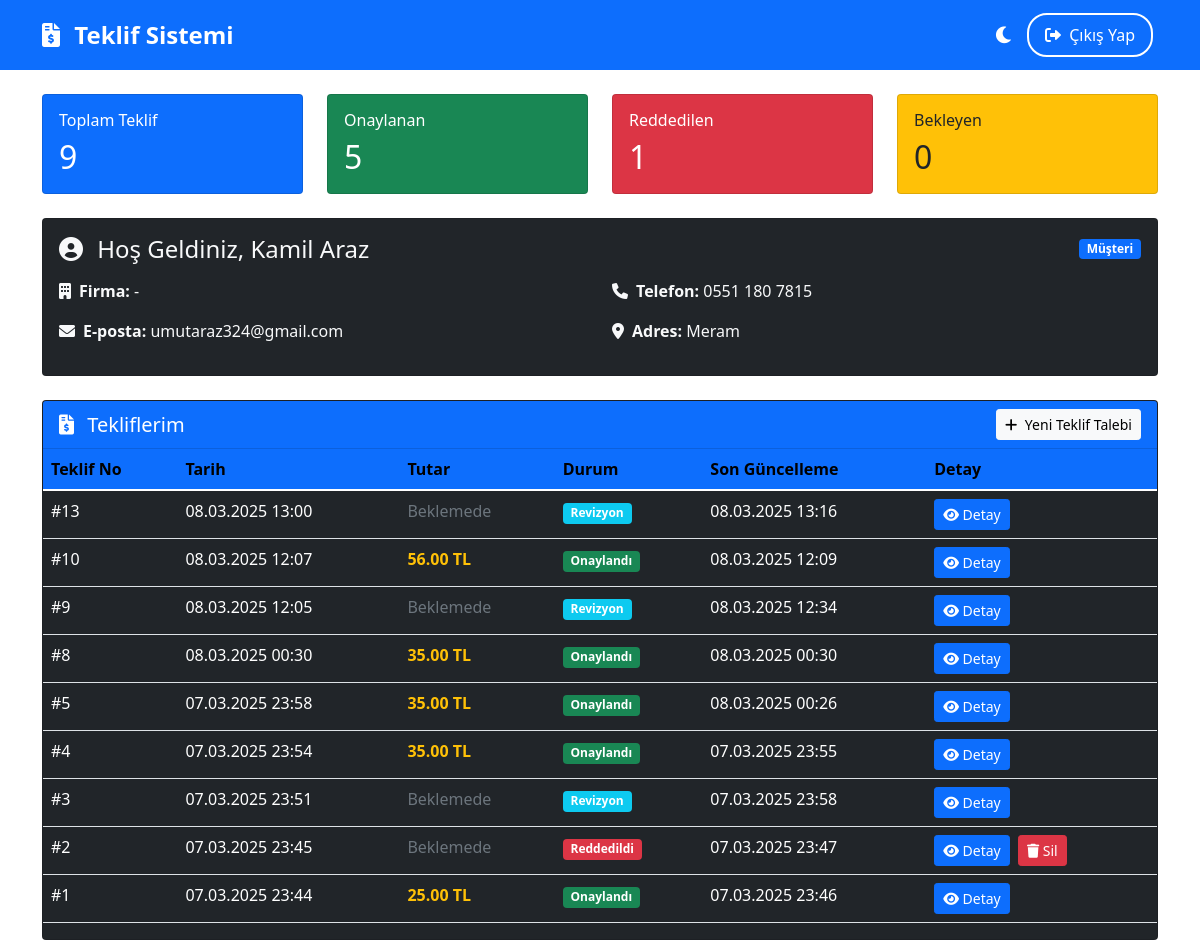
Page /musteri-paneli/ (signed in) on the earlier database version.
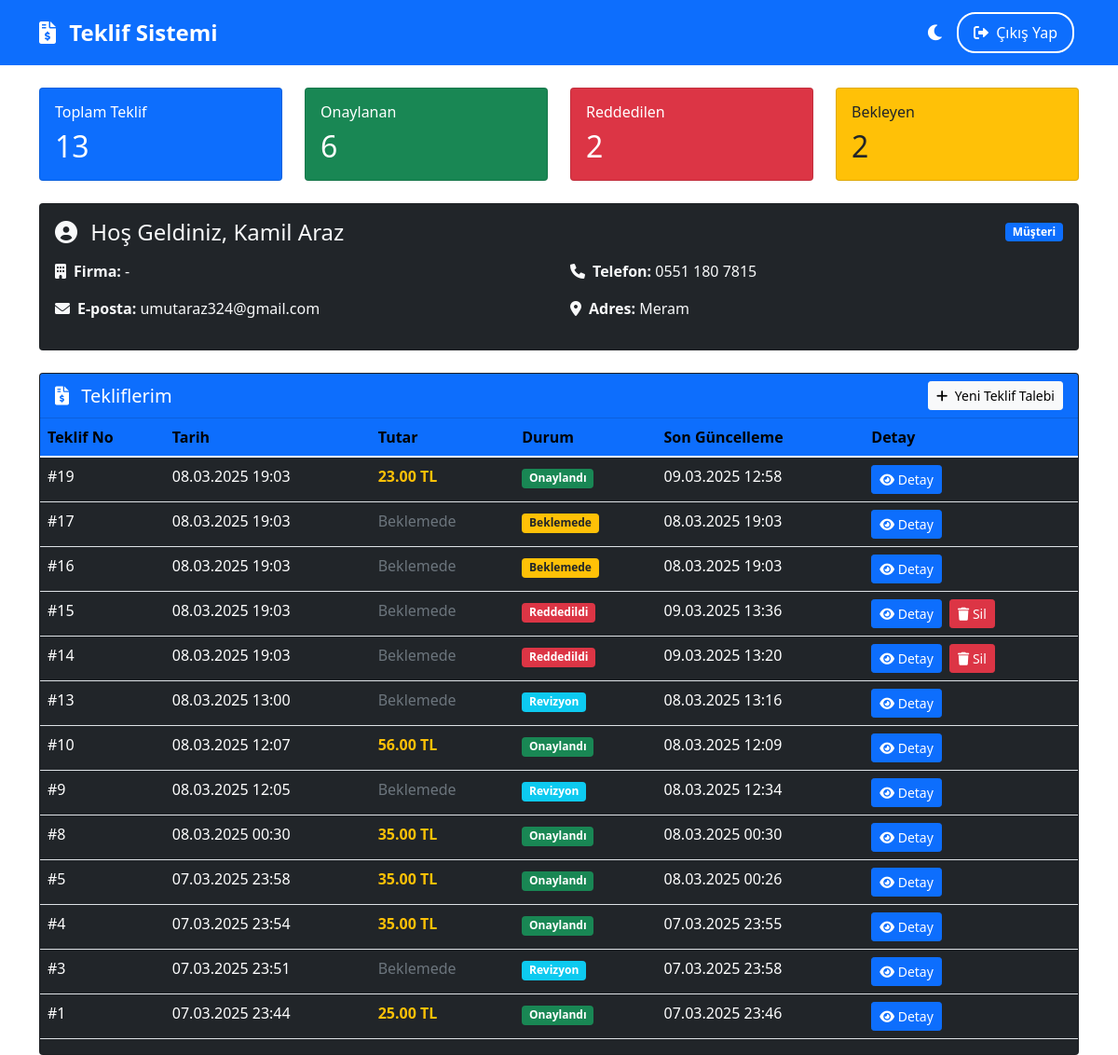
Same page on the later database version.
### musteri/models.py (models this page shows, shortened)
class Musteri(models.Model):
    user = models.ForeignKey(User, on_delete=models.CASCADE, null=True, blank=True)
    ad_soyad = models.CharField(max_length=100)
    email = models.EmailField(unique=True)
    telefon = models.CharField(max_length=20)
    firma_adi = models.CharField(max_length=100, blank=True)
    adres = models.TextField()
    created_at = models.DateTimeField(auto_now_add=True)
    class Meta:
        verbose_name = 'Müşteri'
        verbose_name_plural = 'Müşteriler'

### teklifler/models.py (models this page shows)
class Teklif(models.Model):
    DURUM_CHOICES = (
        ('BEKLEMEDE', 'Beklemede'),
        ('ONAYLANDI', 'Onaylandı'),
        ('REDDEDILDI', 'Reddedildi'),
        ('REVIZYON', 'Revizyon'),
    )
    musteri = models.ForeignKey(Musteri, on_delete=models.CASCADE)
    urunler = models.ManyToManyField(Urun, through='TeklifUrunu')
    toplam_tutar = models.DecimalField(max_digits=10, decimal_places=2)
    durum = models.CharField(
        max_length=20,
        choices=DURUM_CHOICES,
        default='BEKLEMEDE'
    )
    notlar = models.TextField(blank=True)
    created_at = models.DateTimeField(auto_now_add=True)
    updated_at = models.DateTimeField(auto_now=True)
    created_by = models.ForeignKey(User, on_delete=models.SET_NULL, null=True)

### musteri/views.py (the view)
# urls.py: path('musteri-paneli/', musteri_paneli, name='musteri_paneli'),
@login_required
def musteri_paneli(request):
    try:
        if request.user.profile.is_firma_sahibi:
            messages.error(request, 'Firma sahipleri müşteri paneline erişemez.')
            return redirect('firma_sahibi_paneli')
        musteri = request.user.musteri_set.first()
        if not musteri:
            messages.warning(request, 'Müşteri profiliniz eksik. Lütfen müşteri bilgilerinizi tamamlayın.')
            return redirect('musteri_talep_formu')
        teklifler = Teklif.objects.filter(musteri=musteri)
        teklifler_data = {
            'all': teklifler.order_by('-created_at'),
            'count': teklifler.count(),
            'onaylanan': teklifler.filter(durum='ONAYLANDI').count(),
            'reddedilen': teklifler.filter(durum='REDDEDILDI').count(),
            'bekleyen': teklifler.filter(durum='BEKLEMEDE').count()
        }
        bildirimler = Bildirim.objects.filter(musteri=musteri, okundu=False)
        return render(request, 'musteri/musteri_paneli.html', {
            'musteri': musteri,
            'teklifler': teklifler_data,
            'bildirimler': bildirimler,
            'bildirim_sayisi': bildirimler.count()
        })
    except Exception as e:
        logger.error(f"Müşteri paneli hatası: {str(e)}")
        messages.error(request, 'Bir hata oluştu. Lütfen daha sonra tekrar deneyin.')
        return redirect('anasayfa')

### templates/musteri/musteri_paneli.html (shortened to what this page needs)
{% extends 'base.html' %}
{% block content %}
<div class="container mt-4">
    <div class="row mb-4">
        <div class="col-md-3">
            <div class="card bg-primary text-white">
                <div class="card-body">
                    <h6 class="card-title">Toplam Teklif</h6>
                    <h2 class="mb-0">{{ teklifler.count }}</h2>
                </div>
            </div>
        </div>
        <div class="col-md-3">
            <div class="card bg-success text-white">
                <div class="card-body">
                    <h6 class="card-title">Onaylanan</h6>
                    <h2 class="mb-0">{{ teklifler.onaylanan }}</h2>
                </div>
            </div>
        </div>
        <div class="col-md-3">
            <div class="card bg-danger text-white">
                <div class="card-body">
                    <h6 class="card-title">Reddedilen</h6>
                    <h2 class="mb-0">{{ teklifler.reddedilen }}</h2>
                </div>
            </div>
        </div>
        <div class="col-md-3">
            <div class="card bg-warning text-dark">
                <div class="card-body">
                    <h6 class="card-title">Bekleyen</h6>
                    <h2 class="mb-0">{{ teklifler.bekleyen }}</h2>
                </div>
            </div>
        </div>
    </div>
    <div class="row mb-4">
        <div class="col-12">
            <div class="card bg-dark text-light">
                <div class="card-body">
                    <div class="d-flex justify-content-between align-items-center mb-3">
                        <h4 class="card-title mb-0">
                            <i class="fas fa-user-circle me-2"></i>
                            Hoş Geldiniz, {{ musteri.ad_soyad }}
                        </h4>
                        <span class="badge bg-primary">Müşteri</span>
                    </div>
                    <div class="row">
                        <div class="col-md-6">
                            <p><strong><i class="fas fa-building me-2"></i>Firma:</strong> {{ musteri.firma_adi }}</p>
                            <p><strong><i class="fas fa-envelope me-2"></i>E-posta:</strong> {{ musteri.email }}</p>
                        </div>
                        <div class="col-md-6">
                            <p><strong><i class="fas fa-phone me-2"></i>Telefon:</strong> {{ musteri.telefon }}</p>
                            <p><strong><i class="fas fa-map-marker-alt me-2"></i>Adres:</strong> {{ musteri.adres }}</p>
                        </div>
                    </div>
                </div>
            </div>
        </div>
    </div>
    <div class="row">
        <div class="col-12">
            <div class="card bg-dark text-light">
                <div class="card-header bg-primary text-white d-flex justify-content-between align-items-center">
                    <h5 class="card-title mb-0">
                        <i class="fas fa-file-invoice-dollar me-2"></i>
                        Tekliflerim
                    </h5>
                    <a href="{% url 'musteri_talep_formu' %}" class="btn btn-light btn-sm">
                        <i class="fas fa-plus me-1"></i>
                        Yeni Teklif Talebi
                    </a>
                </div>
                <div class="card-body p-0">
                    <div class="table-responsive">
                        <table class="table table-hover mb-0">
                            <thead class="bg-primary text-white">
                                <tr>
                                    <th>Teklif No</th>
                                    <th>Tarih</th>
                                    <th>Tutar</th>
                                    <th>Durum</th>
                                    <th>Son Güncelleme</th>
                                    <th>Detay</th>
                                </tr>
                            </thead>
                            <tbody class="bg-dark text-white">
                                {% for teklif in teklifler.all %}
                                <tr class="border-bottom border-secondary">
                                    <td class="text-white">#{{ teklif.id }}</td>
                                    <td class="text-white">{{ teklif.created_at|date:"d.m.Y H:i" }}</td>
                                    <td>
                                        {% if teklif.toplam_tutar > 0 %}
                                            <span class="text-warning fw-bold">{{ teklif.toplam_tutar }} TL</span>
                                        {% else %}
                                            <span class="text-muted">Beklemede</span>
                                        {% endif %}
                                    </td>
                                    <td>
                                        <span class="badge {% if teklif.durum == 'BEKLEMEDE' %}bg-warning text-dark
                                              {% elif teklif.durum == 'ONAYLANDI' %}bg-success
                                              {% elif teklif.durum == 'REDDEDILDI' %}bg-danger
                                              {% else %}bg-info{% endif %}">
                                            {{ teklif.get_durum_display }}
                                        </span>
                                    </td>
                                    <td class="text-white">{{ teklif.updated_at|date:"d.m.Y H:i" }}</td>
                                    <td>
                                        <button type="button"
                                                class="btn btn-sm btn-primary"
                                                onclick="teklifDetayGoster('{{ teklif.id }}')">
                                            <i class="fas fa-eye"></i> Detay
                                        </button>
                                        {% if teklif.durum == 'REDDEDILDI' %}
                                        <button type="button"
                                                class="btn btn-sm btn-danger ms-1"
                                                onclick="teklifSil('{{ teklif.id }}')">
                                            <i class="fas fa-trash"></i> Sil
                                        </button>
                                        {% endif %}
                                    </td>
                                </tr>
                                {% endfor %}
                            </tbody>
                        </table>
                    </div>
                </div>
            </div>
        </div>
    </div>
</div>
{% endblock %}

### templates/base.html (shortened to what this page needs)
<!DOCTYPE html>
<html lang="tr" data-theme="light">
<head>
    <link href="https://cdn.jsdelivr.net/npm/bootstrap@5.1.3/dist/css/bootstrap.min.css" rel="stylesheet">
    <link href="https://cdnjs.cloudflare.com/ajax/libs/font-awesome/6.0.0/css/all.min.css" rel="stylesheet">
</head>
<body>
    <nav class="navbar navbar-expand-lg navbar-dark bg-primary">
        <div class="container">
            <a class="navbar-brand" href="/">
                <i class="fas fa-file-invoice-dollar me-2"></i>
                Teklif Sistemi
            </a>
            <div class="collapse navbar-collapse" id="navbarNav">
                <ul class="navbar-nav ms-auto align-items-center">
                    {% if user.is_authenticated %}
                        <li class="nav-item">
                            <button class="theme-toggle" id="themeToggle">
                                <i class="fas fa-moon"></i>
                            </button>
                        </li>
                        <li class="nav-item">
                            <form method="post" action="{% url 'logout' %}" class="d-inline">
                                <button type="submit" class="nav-btn nav-btn-outline">
                                    <i class="fas fa-sign-out-alt me-1"></i>
                                    Çıkış Yap
                                </button>
                            </form>
                        </li>
                    {% endif %}
                </ul>
            </div>
        </div>
    </nav>
    {% block content %}
    {% endblock %}
</body>
</html>

### templates/base.html (style rules this page uses)
:root[data-theme="light"] { --bg-color: #ffffff; --text-color: #000000; --navbar-bg: #0d6efd; --navbar-text: #ffffff; --card-bg: #ffffff; --card-border: rgba(0,0,0,0.125); --table-text: #000000; --table-bg: #ffffff; --table-border: #dee2e6; --table-hover: rgba(0,0,0,0.075); --input-bg: #ffffff; --input-text: #000000; --input-border: #ced4da; --input-focus: #80bdff; --label-text: #212529; }
body { background-color: var(--bg-color); color: var(--text-color); transition: background-color 0.3s ease, color 0.3s ease; }
.navbar { background-color: var(--navbar-bg) !important; color: var(--navbar-text); }
.card { background-color: var(--card-bg); border-color: var(--card-border); }
.nav-btn { padding: 8px 16px; margin: 5px; border-radius: 20px; transition: all 0.3s ease; width: 100%; }
@media (min-width: 768px) { .nav-btn { width: auto; } }
.nav-btn-outline { background-color: transparent; color: #fff; border: 2px solid #fff; }
.navbar-brand { font-size: 1.2rem; font-weight: bold; }
@media (min-width: 768px) { .navbar-brand { font-size: 1.5rem; } }
.table-responsive { margin-bottom: 1rem; overflow-x: auto; -webkit-overflow-scrolling: touch; }
.theme-toggle { background: none; border: none; color: var(--navbar-text); padding: 8px; margin-left: 10px; cursor: pointer; font-size: 1.2rem; }
.table { color: var(--table-text) !important; background-color: var(--table-bg); border-color: var(--table-border); }
.table th, .table td { border-color: var(--table-border); }
.table thead th { border-bottom-color: var(--table-border); color: var(--table-text); }
.card-header { background-color: var(--card-bg); border-bottom-color: var(--card-border); color: var(--text-color); }

Differences in the rows shown:
removed Teklif: id "2", created_at "07.03.2025 23:45", toplam_tutar "Beklemede", durum "Reddedildi", updated_at "07.03.2025 23:47"
added Teklif: id "19", created_at "08.03.2025 19:03", toplam_tutar "23.00", durum "Onaylandı", updated_at "09.03.2025 12:58"
added Teklif: id "17", created_at "08.03.2025 19:03", toplam_tutar "Beklemede", durum "Beklemede", updated_at "08.03.2025 19:03"
added Teklif: id "16", created_at "08.03.2025 19:03", toplam_tutar "Beklemede", durum "Beklemede", updated_at "08.03.2025 19:03"
added Teklif: id "15", created_at "08.03.2025 19:03", toplam_tutar "Beklemede", durum "Reddedildi", updated_at "09.03.2025 13:36"
added Teklif: id "14", created_at "08.03.2025 19:03", toplam_tutar "Beklemede", durum "Reddedildi", updated_at "09.03.2025 13:20"
Other differences:
{{ teklifler.count }}: "9" → "13"
{{ teklifler.onaylanan }}: "5" → "6"
{{ teklifler.reddedilen }}: "1" → "2"
{{ teklifler.bekleyen }}: "0" → "2"
